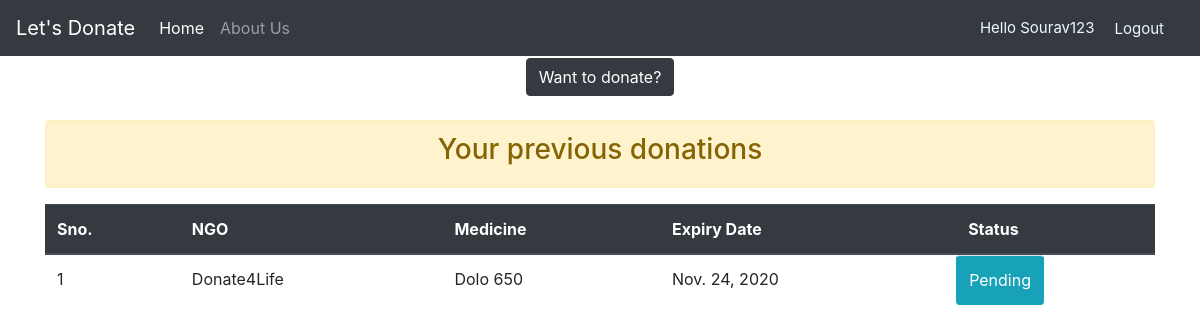
Screenshot of /donor_home/ (signed in) with the database file from the repository.
### medicine/models.py (models this page shows)
class Donations(models.Model):
    STATUS = (
        ('Pending','Pending'),
        ('Delivered','Delivered'),
    )
    donor = models.ForeignKey(Donor, on_delete = models.SET_NULL, null=True)
    ngo = models.ForeignKey(NGO, on_delete=models.SET_NULL, null=True)
    med_name = models.CharField(max_length=100, null=True)
    expiry_date = models.DateField(null=True)
    status = models.CharField(max_length = 200, null=True, choices=STATUS, default='Pending')

class NGO(models.Model):
    uname = models.OneToOneField(User, null=True, on_delete=models.CASCADE)
    phone = models.CharField(max_length = 200, null=True, blank=True)
    city = models.CharField(max_length=100, null=True, blank=True)
    def __str__(self):
        return self.uname.username

### medicine/views.py (the view)
# urls.py: path('donor_home/', views.donor_home, name='donor_home'),
def donor_home(request):
    donor = Donor.objects.get(uname=request.user)
    donations = donor.donations_set.all()
    context = {'donations':donations,'donor':donor}
    return render(request,'medicine/donor_home.html',context)

### medicine/templates/medicine/donor_home.html
{% extends 'medicine/base.html' %}
{% block content %}
{% include 'medicine/navbar.html' %}
    <div class="container">
        <h2 class="text-center"><a class="btn btn-dark" href="{% url 'donate' donor.id %}">Want to donate?</a></h2>
        <div class="alert alert-warning mt-4">
            <h3 class="text-center">Your previous donations</h3>
        </div>
        <table class="table">
            <thead class="thead-dark">
                <tr>
                    <th scope="col">Sno.</th>
                    <th scope="col">NGO</th>
                    <th scope="col">Medicine</th>
                    <th scope="col">Expiry Date</th>
                    <th scope="col">Status</th>
                </tr>
            </thead>
            <tbody>
                {% for donation in donations %}
                    <tr>
                        <td>{{forloop.counter}}</td>
                        <td>{{donation.ngo}}</td>
                        <td>{{donation.med_name}}</td>
                        <td>{{donation.expiry_date}}</td>
                        {% if donation.status == 'Pending' %}
                        <td class="btn btn-info">{{donation.status}}</td>
                        {% else %}
                        <td class="btn btn-success">{{donation.status}}</td>
                        {% endif %}
                    </tr>
                {% endfor %}
            </tbody>
        </table>
    </div>
{% endblock %}

### medicine/templates/medicine/navbar.html (shortened to what this page needs)
  <nav class="navbar navbar-expand-lg navbar-dark bg-dark">
      <a class="navbar-brand" href="{% url 'home' %}">Let's Donate</a>
      <div class="collapse navbar-collapse" id="navbarNav">
        <ul class="navbar-nav">
          <li class="nav-item active">
            <a class="nav-link" href="{% url 'home' %}">Home </a>
          </li>
          <li class="nav-item">
            <a class="nav-link" href="#">About Us</a>
          </li>
        </ul>
      </div>
      {% if request.user.is_authenticated %}
      <span class="hello-user">Hello {{request.user|title}}</span>
      <span><a class="hello-user" href="{% url 'logout' %}">Logout</a></span>
      {% else %}
    <span><a class="hello-user" href="{% url 'login' %}">Login</a></span>
    <span><a class="hello-user" href="{% url 'register' %}">SignUp</a></span>
    {% endif %}
    </nav>

### medicine/templates/medicine/navbar.html (style rules this page uses)
.hello-user { font-size: 15px; color: aliceblue; margin-right: 20px; }

### rows the page displays
Donations: ngo "Donate4Life", med_name "Dolo 650", expiry_date "Nov. 24, 2020", status "Pending"

### other values shown
{{ request.user|title }} "Sourav123"
